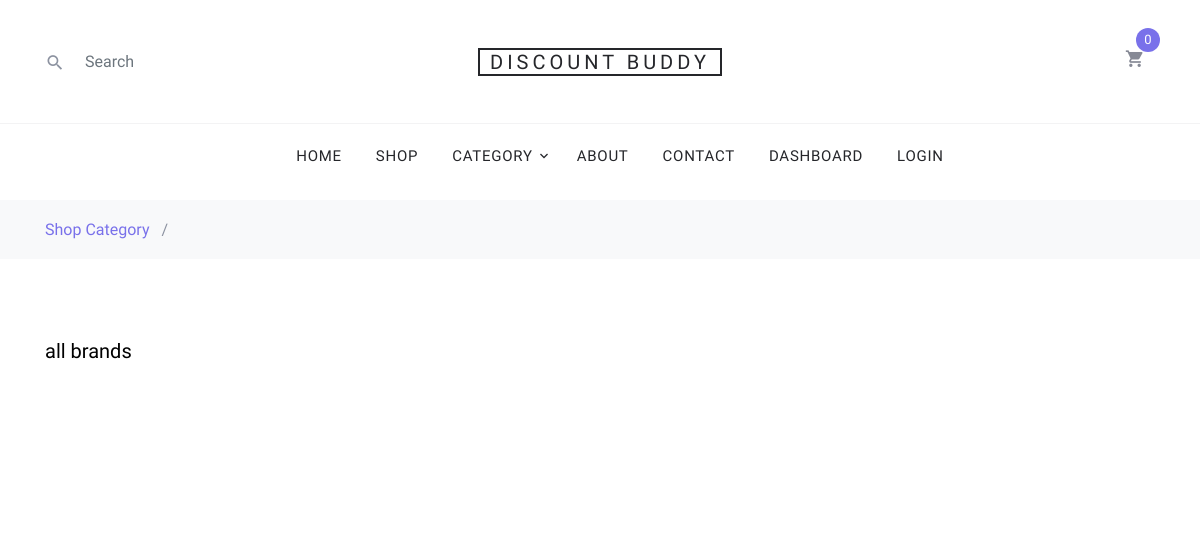
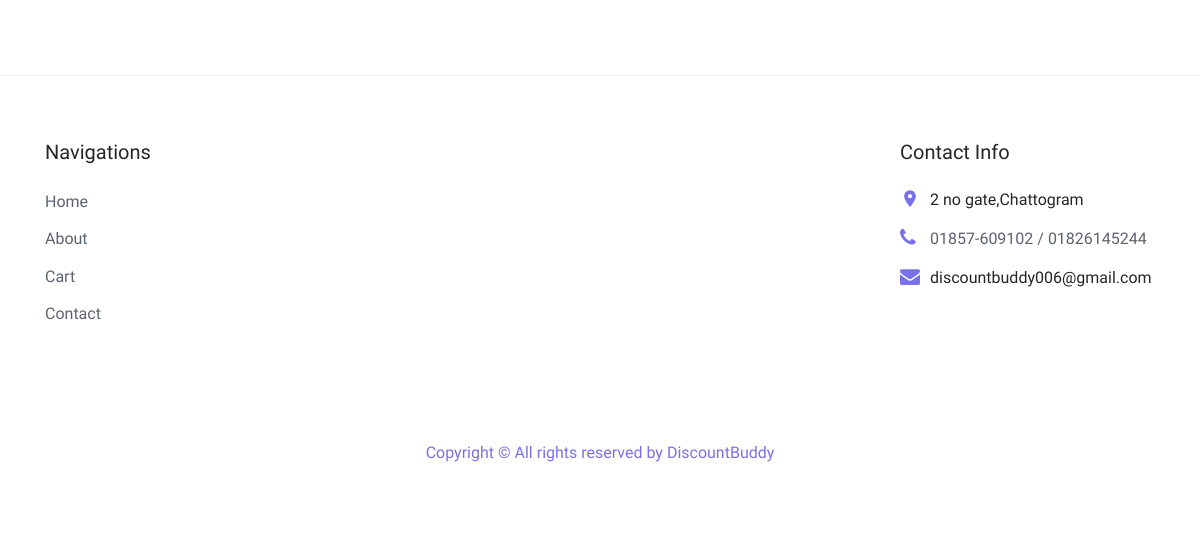
The app's page /category/4, older data (2 pictures, top to bottom).
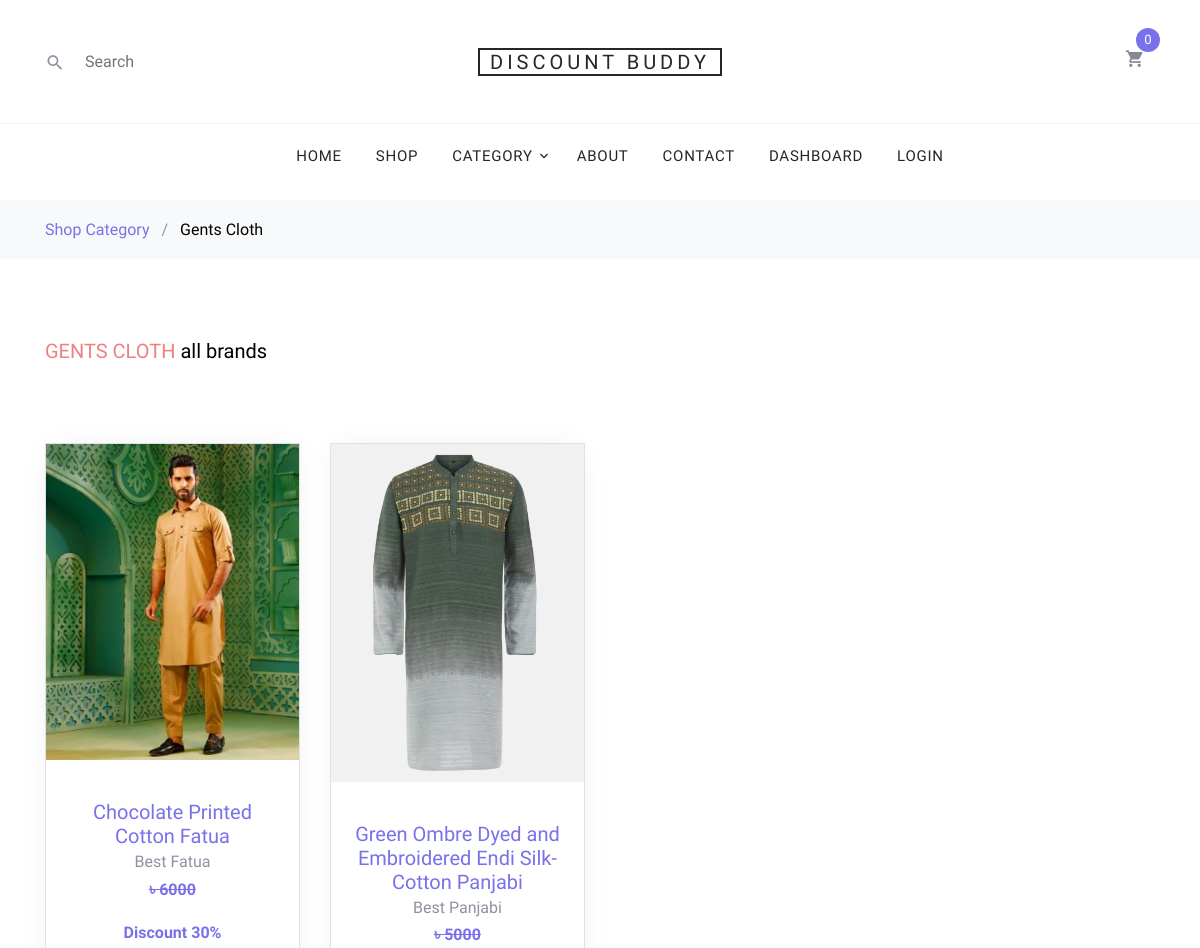
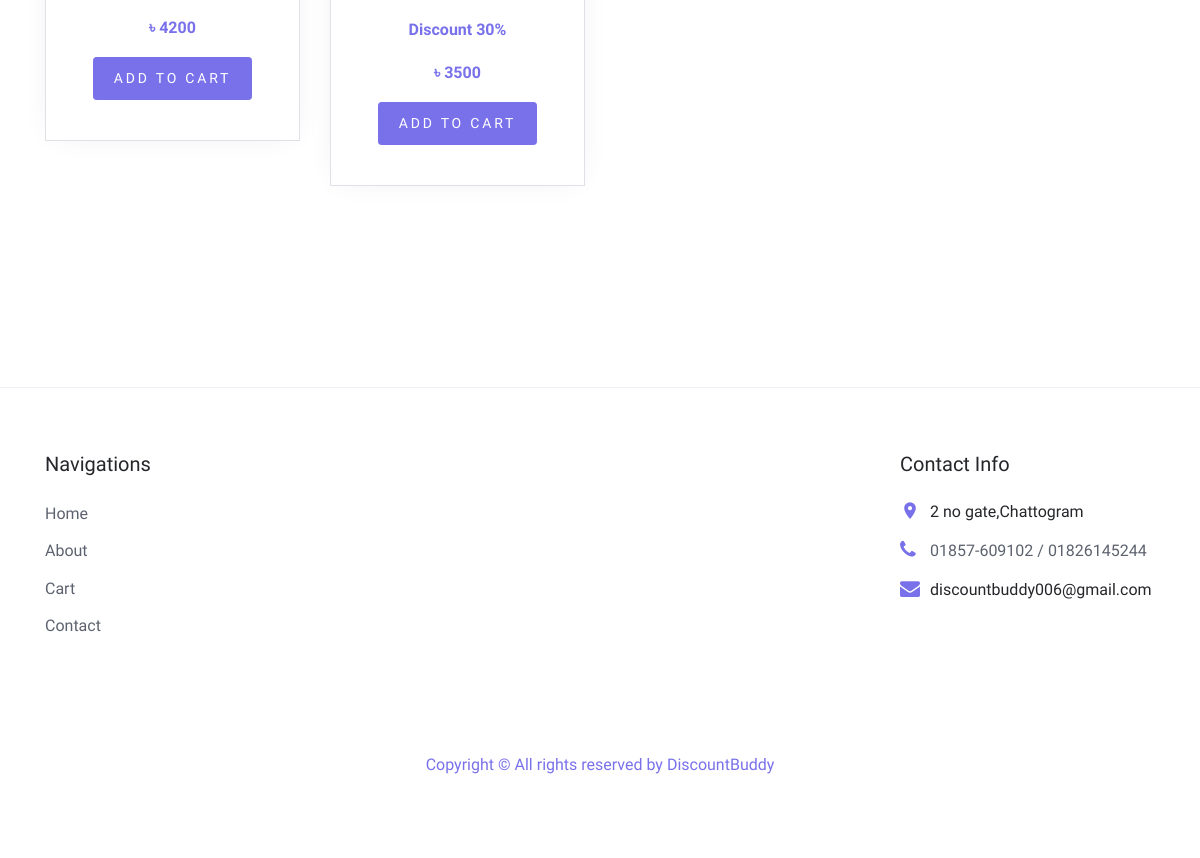
The same page, newer data (2 pictures, top to bottom).
### ecommerce/models.py (models this page shows, shortened)
class Category(models.Model):
    category=models.CharField(max_length=200)
    category_image=models.ImageField(upload_to='static/ecommerce/images')
    def __str__(self):
        return self.category

class Product(models.Model):
    title=models.CharField(max_length=200)
    category=models.ForeignKey(Category,models.CASCADE)
    brand=models.ForeignKey(Brand,models.CASCADE)
    tagline=models.CharField(max_length=100)
    description=models.TextField()
    image=models.ImageField(upload_to='static/ecommerce/images')
    price=models.IntegerField()
    discount=models.IntegerField()
    discount_price=models.IntegerField()
    date=models.DateField()

### ecommerce/views.py (the view)
# urls.py: path("category/<int:id>",views.category,name="category"),
def category(request,id):
    products=Product.objects.filter(category=id)
    page = request.GET.get('page', 1)
    paginator = Paginator(products, 9)
    try:
        products = paginator.page(page)
    except PageNotAnInteger:
        products = paginator.page(1)
    except EmptyPage:
        products = paginator.page(paginator.num_pages)
    categories=Category.objects.all()
    category=Category.objects.filter(id=id).first()
    brands=Brand.objects.filter(category=id)
    return render(request,"ecommerce/category.html",{
        'products':products,
        'category':category,
        'categories':categories,
        'brands':brands,
    })

### templates/ecommerce/category.html (shortened to what this page needs)
{% extends "ecommerce/base.html" %}
{% load static %}
{% block body %}
{% load static %}
<div class="bg-light py-3">
  <div class="container">
    <div class="row">
      <div class="col-md-12 mb-0"><a href="{% url 'shop' %}">Shop Category</a> <span class="mx-2 mb-0">/</span> <strong
          class="text-black">{{category.category}}</strong></div>
    </div>
  </div>
</div>
<div class="site-section">
  <div class="container">
    <div class="row mb-5">
      <div class="col-md-9 order-2">
        <div class="row">
          <div class="col-md-12 mb-5">
            <div class="float-md-left mb-4">
              <h2 class="text-black h5"><span
                  style="color: lightcoral; text-transform: uppercase;">{{category.category}}</span> all brands</h2>
            </div>
          </div>
        </div>
        <div class="row mb-5" id="shop">
          {% for product in products %}
          <div class="col-sm-6 col-lg-4 mb-4" data-aos="fade-up">
            <div class="block-4 text-center border">
              <figure class="block-4-image">
                <a href="product_details/{{product.id}}/{{product.title}}"><img src="{{ product.image.url }}"
                    alt="Image placeholder" class="img-fluid"></a>
              </figure>
              <div class="block-4-text p-4">
                <h3><a href="product_details/{{product.id}}/{{product.title}}">{{ product.title }}</a></h3>
                <p class="mb-0">{{ product.tagline }}</p>
                <p class="text-primary font-weight-bold"><s>৳ {{product.price}}</s></p>
                <p class="text-primary font-weight-bold">Discount {{product.discount}}%</p>
                <p class="text-primary font-weight-bold">৳ {{product.discount_price}}</p>
                <p><a class="buy-now btn btn-sm btn-primary add-cart" style="color: white;">Add To Cart</a></p>
              </div>
            </div>
          </div>
          {% endfor %}
        </div>
        <div class="row" data-aos="fade-up">
          <div class="col-md-12 text-center">
          </div>
        </div>
      </div>
      </div>
    </div>
  </div>
</div>
{% endblock %}

### templates/ecommerce/base.html (shortened to what this page needs)
{% load static %}
<!DOCTYPE html>
<html lang="en">
<head>
    <link rel="stylesheet" href="{% static 'ecommerce/fonts/icomoon/style.css' %}">
    <link rel="stylesheet" href="{% static 'ecommerce/css/bootstrap.min.css' %}">
    <link rel="stylesheet" href="{% static 'ecommerce/css/magnific-popup.css' %}">
    <link rel="stylesheet" href="{% static 'ecommerce/css/jquery-ui.css' %}">
    <link rel="stylesheet" href="{% static 'ecommerce/css/owl.carousel.min.css' %}">
    <link rel="stylesheet" href="{% static 'ecommerce/css/owl.theme.default.min.css' %}">
    <link rel="stylesheet" href="{% static 'ecommerce/css/aos.css' %}">
    <link rel="stylesheet" href="{% static 'ecommerce/css/style.css' %}">
</head>
<body>
    <div class="site-wrap">
        <header class="site-navbar  custom-nav" id="navbar" role="banner">
            <div class="site-navbar-top ">
                <div class="container">
                    <div class="row align-items-center">
                        <div class="col-6 col-md-4 order-2 order-md-1 site-search-icon text-left">
                            <form action="{% url 'search' %}" class="site-block-top-search" method="post">
                                <span class="icon icon-search2"></span>
                                <input type="text" class="form-control border-0" name="search" placeholder="Search">
                            </form>
                        </div>
                        <div class="col-12 mb-3 mb-md-0 col-md-4 order-1 order-md-2 text-center">
                            <div class="site-logo">
                                <a href="{% url 'index' %}" class="js-logo-clone">Discount Buddy</a>
                            </div>
                        </div>
                        <div class="col-6 col-md-4 order-3 order-md-3 text-right">
                            <div class="site-top-icons">
                                <ul>
                                    <li>
                                        <a href="{% url 'cart'%}" class="site-cart">
                                            <span class="icon icon-shopping_cart"></span>
                                            <span class="count" id="cartCounter">0</span>
                                        </a>
                                    </li>
                                </ul>
                            </div>
                        </div>
                    </div>
                </div>
            </div>
            <nav class="site-navigation text-right text-md-center" role="navigation">
                <div class="container">
                    <ul class="site-menu js-clone-nav d-none d-md-block">
                        <li><a href={% url "index" %}>Home</a></li>
                        <li><a href={% url "shop" %}>Shop</a></li>
                        <li class="has-children">
                            <a href="#">Category</a>
                        </li>
                        <li><a href={% url "about" %}>About</a></li>
                        <li><a href={% url "contact" %}>Contact</a></li>
                        <li><a href="{% url 'admin:index' %}">Dashboard</a></li>
                        {% if user.is_authenticated %}
                        <li><a> Wellcome {{ request.user }}</a></li>
                        <li><a href="{% url 'user_logout' %}">Logout</a></li>
                        <li><a href="{% url 'order_history' %}">Order History</a></li>
                        {% else %}
                        <li><a href="{% url 'login' %}">Login</a></li>
                        {% endif %}
                    </ul>
                </div>
            </nav>
        </header>
        {% block body %} {% endblock %}
        <footer class="site-footer border-top">
            <div class="container">
                <div class="row">
                    <div class="col-lg-6 mb-5 mb-lg-0">
                        <div class="row">
                            <div class="col-md-12">
                                <h3 class="footer-heading mb-4">Navigations</h3>
                            </div>
                            <div class="col-md-6 col-lg-4">
                                <ul class="list-unstyled">
                                    <li><a href="#">Home</a></li>
                                    <li><a href="#">About</a></li>
                                    <li><a href="#">Cart</a></li>
                                    <li><a href="#">Contact</a></li>
                                </ul>
                            </div>
                        </div>
                    </div>
                    <div class="col-md-6 col-lg-3 mb-4 mb-lg-0">
                    </div>
                    <div class="col-md-6 col-lg-3">
                        <div class="block-5 mb-5">
                            <h3 class="footer-heading mb-4">Contact Info</h3>
                            <ul class="list-unstyled">
                                <li class="address">2 no gate,Chattogram</li>
                                <li class="phone"><a href="#">01857-609102 / 01826145244 </li>
                                <li class="email">discountbuddy006@gmail.com</li>
                            </ul>
                        </div>
                    </div>
                </div>
                <div class="row pt-5 mt-5 text-center">
                    <div class="col-md-12">
                        <p>
                            Copyright &copy; All rights reserved by DiscountBuddy</a>
                        </p>
                    </div>
                </div>
            </div>
        </footer>
</body>
</html>

### templates/ecommerce/base.html (style rules this page uses)
.custom-nav { position: fixed; top: 0; width: 100%; }

Row changes from the older to the newer data that the page shows:
added Category: category "Gents Cloth", category "GENTS CLOTH"
added Product: image (picture), title "Chocolate Printed Cotton Fatua", tagline "Best Fatua", price "6000", discount "30", discount_price "4200"
added Product: image (picture), title "Green Ombre Dyed and Embroidered Endi Silk-Cotton Panjabi", tagline "Best Panjabi", price "5000", discount "30", discount_price "3500"
